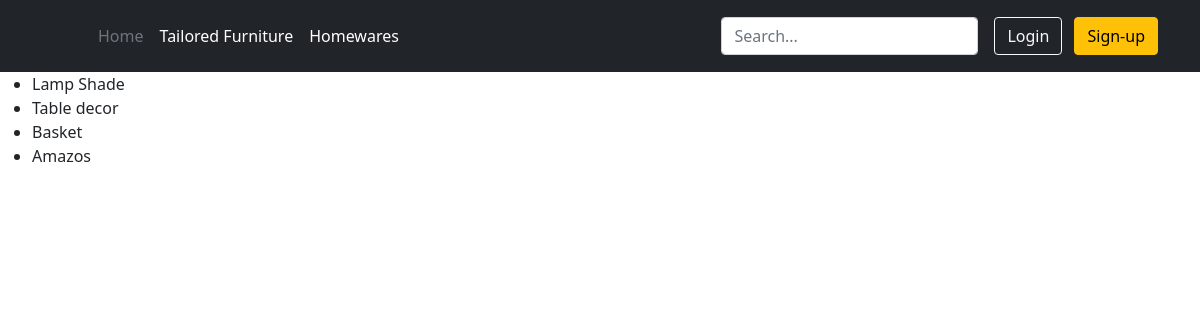
Before: /products/ with the older database file.
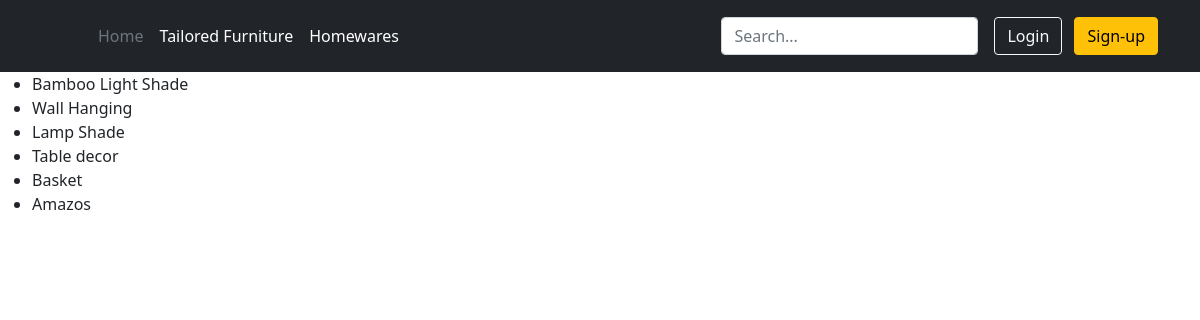
After: the same page with the newer database file.
### products/models.py (models this page shows, shortened)
class Product(models.Model):
    title = models.CharField(max_length=200)
    description = models.TextField(blank=True)
    image = models.ImageField(upload_to='images/')
    price = models.DecimalField(max_digits=6, decimal_places=2)
    category = models.ForeignKey(Category, related_name='product', on_delete=models.CASCADE)
    slug = models.SlugField(max_length=255)
    in_stock = models.BooleanField(default=True)
    is_active = models.BooleanField(default=True)
    created = models.DateTimeField(auto_now_add=True)
    updated = models.DateTimeField(auto_now=True)
    class Meta:
        verbose_name_plural = 'Products'
        ordering = ('-created',)

### storeAnada/views.py (the view)
# urls.py: path('products/', storeAnada.views.ProductListView.as_view(), name='product-list'),
class ProductListView(ListView):
    template_name = "products/product_list.html"
    model = Product

### templates/products/product_list.html (shortened to what this page needs)
{% extends "base.html" %}
{% load static %}
{% block content %}
    <ul>
    {% for product in object_list %}
        <li>
            {{ product.title }}
        </li>
    {% endfor %}
    </ul>
{% endblock %}

### templates/base.html (shortened to what this page needs)
{% load static %}
<!DOCTYPE html>
<html lang="en">
    <head>
        <link rel="stylesheet" href={% static "bootstrap-5.1.3-dist/css/bootstrap.min.css" %}>
    </head>
    <body>
        <header class="p-3 bg-dark text-white">
            <div class="container">
              <div class="d-flex flex-wrap align-items-center justify-content-center justify-content-lg-start">
                <a href="/" class="d-flex align-items-center mb-2 mb-lg-0 text-white text-decoration-none">
                  <svg class="bi me-2" width="40" height="32" role="img" aria-label="Bootstrap"><use xlink:href="#bootstrap"/></svg>
                </a>
                <ul class="nav col-12 col-lg-auto me-lg-auto mb-2 justify-content-center mb-md-0">
                  <li><a href="{% url 'home' %}" class="nav-link px-2 text-secondary">Home</a></li>
                  <li><a href="#" class="nav-link px-2 text-white">Tailored Furniture</a></li>
                  <li><a href="#" class="nav-link px-2 text-white">Homewares</a></li>
                </ul>
                <form class="col-12 col-lg-auto mb-3 mb-lg-0 me-lg-3">
                  <input type="search" class="form-control form-control-dark" placeholder="Search..." aria-label="Search">
                </form>
                <div class="text-end">
                  <button type="button" class="btn btn-outline-light me-2">Login</button>
                  <button type="button" class="btn btn-warning">Sign-up</button>
                </div>
              </div>
            </div>
        </header>
        {% block content %}{% endblock %}
    </body>
</html>

Changed rows visible on the page:
added Product: title "Bamboo Light Shade"
added Product: title "Wall Hanging"
